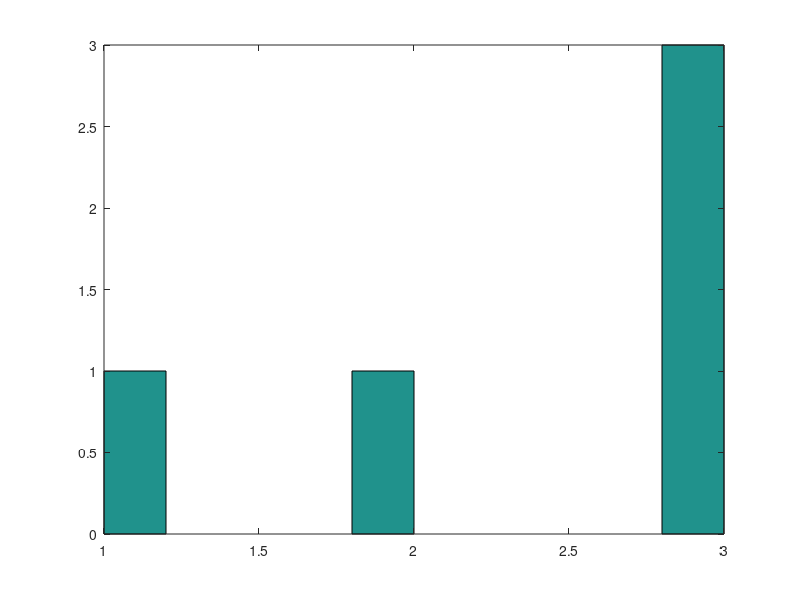

Source code (MATLAB):
clf
N = input("Give number of simulations N = ");
U = rand(3,N); %all simulations of 3 coin tosses
Y = (U < 0.5); % 1 - heads, 0 - tails
X = sum(Y); % sum or columns
hist(X)
